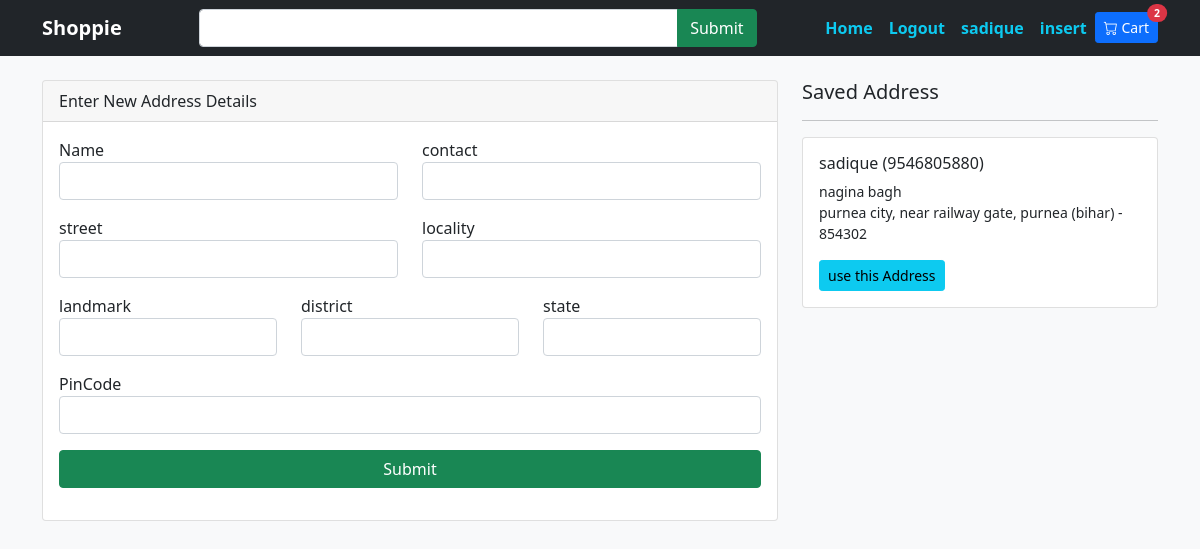
/checkout.php (signed in), run on the app's committed database.
### tables this page shows
CREATE TABLE `users` (
  `user_id` int(11) NOT NULL,
  `fullname` varchar(200) NOT NULL,
  `email` varchar(200) NOT NULL,
  `contact` varchar(200) NOT NULL,
  `password` varchar(200) NOT NULL
);

CREATE TABLE `address` (
  `add_id` int(11) NOT NULL,
  `name` varchar(200) NOT NULL,
  `contact` varchar(200) NOT NULL,
  `street` varchar(200) NOT NULL,
  `locality` varchar(200) NOT NULL,
  `district` varchar(200) NOT NULL,
  `state` varchar(200) NOT NULL,
  `pincode` int(11) NOT NULL,
  `user_id` int(11) NOT NULL,
  `landmark` varchar(200) NOT NULL
);

### include/config.php (called while the page is built, shortened)
<?php
$connect= mysqli_connect(HOST,USER,PASS,DB) or die("db connection fail");
   function calling($table){
       global $connect;
       $array = [];
       $query = mysqli_query($connect,"select * from $table");
       while($row = mysqli_fetch_array($query)){
           $array[] = $row;
       }
       return $array;
   }
   function callingOne($table){
        $data = calling($table);
        return $data[0];
   }
?>

### checkout.php (the view, shortened to what this page needs)
<?php include "include/config.php";
?>
<!DOCTYPE html>
<html lang="en">
<head>
    <link rel="stylesheet" href="https://cdn.jsdelivr.net/npm/bootstrap-icons@1.8.1/font/bootstrap-icons.css">
<link href="https://cdn.jsdelivr.net/npm/bootstrap@5.1.3/dist/css/bootstrap.min.css" rel="stylesheet">
</head>
<body class="bg-light">
    <?php include "include/nav.php";?>
    <div class="container mt-4">
        <div class="row">
          <div class="col-8">
              <div class="card">
                  <div class="card-header">Enter New Address Details </div>
                  <div class="card-body">
                        <form action="" method="post">
                            <div class="row">
                                <div class="col-6">
                                    <div class="mb-3">
                                        <label for="">Name</label>
                                        <input type="text" name="name" class="form-control">
                                    </div>
                                </div>
                                <div class="col-6">
                                    <div class="mb-3">
                                        <label for="">contact</label>
                                        <input type="text" name="contact" class="form-control">
                                    </div>
                                </div>
                            </div>
                            <div class="row">
                                <div class="col-6">
                                    <div class="mb-3">
                                        <label for="">street</label>
                                        <input type="text" name="street" class="form-control">
                                    </div>
                                </div>
                                <div class="col-6">
                                    <div class="mb-3">
                                        <label for="">locality</label>
                                        <input type="text" name="locality" class="form-control">
                                    </div>
                                </div>
                            </div>
                            <div class="row">
                                <div class="col-4">
                                    <div class="mb-3">
                                        <label for="">landmark</label>
                                        <input type="text" name="landmark" class="form-control">
                                    </div>
                                </div>
                                <div class="col-4">
                                    <div class="mb-3">
                                        <label for="">district</label>
                                        <input type="text" name="district" class="form-control">
                                    </div>
                                </div>
                                <div class="col-4">
                                    <div class="mb-3">
                                        <label for="">state</label>
                                        <input type="text" name="state" class="form-control">
                                    </div>
                                </div>
                            </div>
                            <div class="row">
                                <div class="col">
                                    <div class="mb-3">
                                        <label for="">PinCode</label>
                                        <input type="text" name="pincode" class="form-control">
                                    </div>
                                </div>
                            </div>
                            <div class="row">
                                <div class="col">
                                    <div class="mb-3">
                                        <input type="submit" name="new_address" class="btn btn-success w-100">
                                    </div>
                                </div>
                            </div>
                        </form>
                  </div>
              </div>
          </div>
          <div class="col-4">
              <h6 class="lead">Saved Address</h6>
              <hr>
              <?php
                $log = $_SESSION['user'];
                $user = callingOne("users where email='$log' OR password='$log'");
                $user_id = $user['user_id'];
                $callingAddress = calling("address where user_id='$user_id'");
                foreach ($callingAddress as $value) {
                ?>
                    <div class="card mb-3">
                        <div class="card-body">
                            <h6><?= $value['name'];?> (<?= $value['contact'];?>)</h6>
                            <p class="small m-0 p-0"><?= $value['landmark'];?></p>
                            <p class="small m-0 p-0"><?= $value['street'];?>, <?= $value['locality'];?>, <?= $value['district'];?> (<?= $value['state'];?>) - <?= $value['pincode'];?></p>
                            <a href="" class="btn btn-info btn-sm mt-3">use this Address</a>
                        </div>
                    </div>
                <?php } ?>
          </div>
        </div>
    </div>
</body>
</html>

### include/nav.php (shortened to what this page needs)
<nav class="navbar navbar-expand-lg navbar-dark bg-dark">
        <div class="container">
                <a href="" class="navbar-brand"><b>Shoppie</b></a>
                <form action="index.php" class="d-flex input-group w-50">
                        <input type="search" name="search" class="form-control" >
                        <input type="submit" name="find" class="btn btn-success">
                </form>
         <ul class="navbar-nav">
             <li  class="nav-item"><a href="index.php" class="nav-link text-info"><b>Home</b></a></li>
             <?php if(isset($_SESSION['user'])){ ?>
                <li  class="nav-item"><a href="auth/logout.php" class="nav-link text-info"><b>Logout</b></a></li>
                <li  class="nav-item"><a href="auth/login.php" class="nav-link text-info"><b>
                        <?php
                                $log = $_SESSION['user'];
                                $data = calling("users where email='$log' OR contact='$log'");
                                echo $fullname = $data[0]['fullname'];
                        ?>
                </b></a></li>
                <li  class="nav-item"><a href="insert.php" class="nav-link text-info"><b>insert</b></a></li>
             <?php } else { ?>
                <li  class="nav-item"><a href="auth/login.php" class="nav-link text-info"><b>Login</b></a></li>
                <li  class="nav-item"><a href="auth/signup.php" class="nav-link text-info"><b>Signup</b></a></li>
            <?php } ?>
             <li  class="nav-item"> <a href='cart.php' class="btn btn-primary btn-sm mt-1 position-relative">
                <i class="bi bi-cart"></i> Cart
                        <span class="position-absolute top-0 start-100 translate-middle badge rounded-pill bg-danger">
                        2
                        </span>
                                </a>
             </li>
            </ul>
          </div>
</nav>

### data on the page
users: fullname "sadique"
address: name "sadique", contact "9546805880", landmark "nagina bagh", street "purnea city", locality "near railway gate", district "purnea", state "bihar", pincode "854302"
